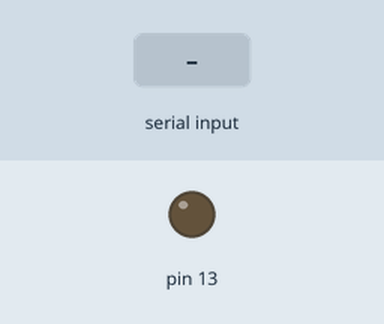
The sketch below on a simulated Arduino Uno, built with avr-gcc and run on an emulated ATmega328P. Shown: output pins drawn as LEDs (lit = HIGH). The inputs (shaded band) are chosen by the test bench.

Above: at 1.2 s.
1.3 s: "on" received over Serial
At 3.1 s:
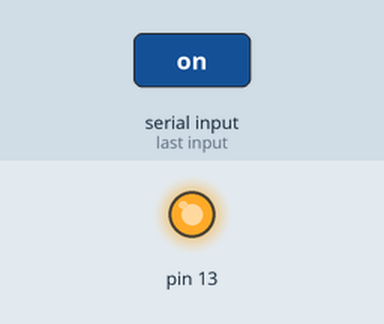
3.8 s: "off" received over Serial
At 6.2 s:
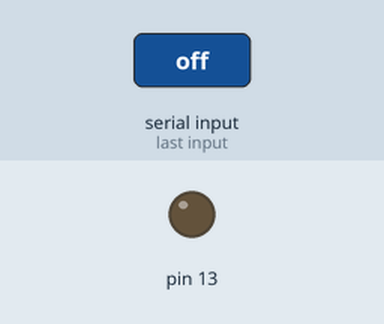
Timing chart, 0 to 7.7 s (numbered marks = the images above; inputs shaded):
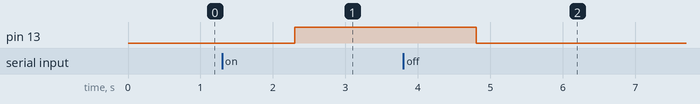

The sketch:

sketch_dec11a.ino
```cpp
String data;   // for incoming serial data

void setup() {
        Serial.begin(9600);     // opens serial port, sets data rate to 9600 bps
        pinMode(13, OUTPUT);
}

void loop() {

        // send data only when you receive data:
        if (Serial.available() > 0) {
                  // read the incoming byte:
                  data = Serial.readString();
                  if (data == "on") {
                        digitalWrite(13, HIGH);
                  }
                  if (data == "off") {
                        digitalWrite(13, LOW);
                  }
        }
}
```

Measured:
- after the input at 1.3 s, pin 13: LOW → HIGH after 1.0 s
- after the input at 3.8 s, pin 13: HIGH → LOW after 1.0 s
